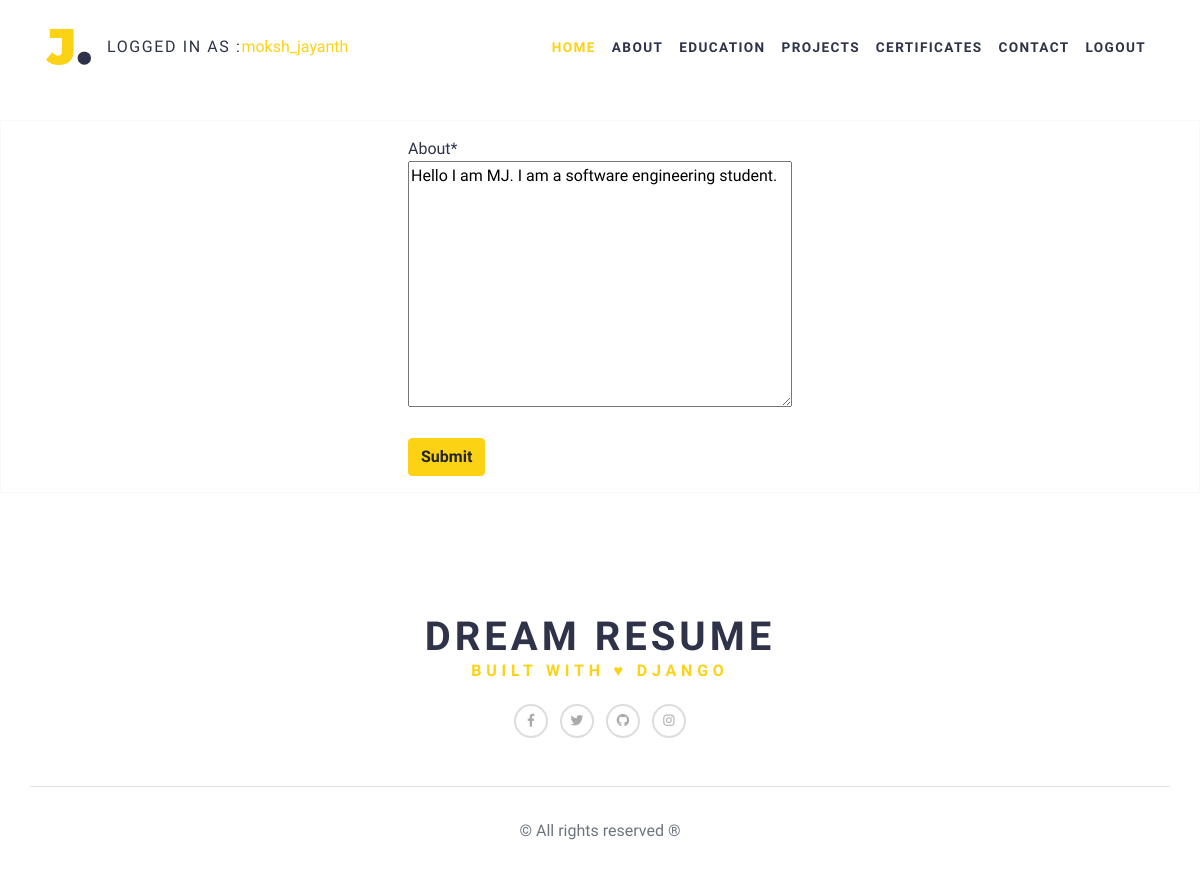
The page /form/aboutform/1 (signed in) on the database its author committed.
### content/models.py (models this page shows)
class User(AbstractUser):
    pass

class About(models.Model):
    user_profile = models.ForeignKey(UserProfile, on_delete=models.CASCADE)
    about = models.TextField()
    is_there = models.BooleanField(default=False)

### content/views.py (the view, shortened to what this page needs)
# urls.py: path('aboutform/<int:pk>', UpdateAbout.as_view(), name='update-about'),
class UpdateAbout(LoginRequiredMixin, UpdateView):
    template_name = "content/about_form.html"
    queryset = About.objects.all()
    form_class = AboutForm

### content/forms.py
class AboutForm(forms.ModelForm):
    class Meta:
        model = About
        fields = (
            'about',
        )

### content/templates/content/about_form.html (shortened to what this page needs)
{% extends "base.html" %}
{% load crispy_forms_tags %}
{% block content %}
<div class="border border-light p-3 mb-4">
<div class="d-flex align-items-center justify-content-center">
 <form method="post" novalidate>
    <div class="row">
      {{form|crispy}}
    </div>
    <br>
    <button type="submit" class="btn btn-primary">Submit</button>
  </form>
</div>
</div>
{% endblock content %}

### templates/header.html (shortened to what this page needs)
{% load static %}
<header class="header">
      <nav class="navbar navbar-light navbar-expand-lg fixed-top" id="navbar">
        <div class="container"><a class="navbar-brand" href=" "><img src="{% static 'img/logo.svg' %}" alt="" width="45"></a>
        {% if request.user.is_authenticated %}
        <span class="text-uppercase">Logged in as :</span> <span class="text-primary">{{request.user.username}}</span>
        {% endif %}
          <div class="collapse navbar-collapse" id="navbarSupportedContent">
            <ul class="navbar-nav ms-auto">
              <li class="nav-item"><a class="nav-link text-uppercase active" href="/#hero">Home <span class="sr-only">(current)</span></a></li>
              <li class="nav-item"><a class="nav-link text-uppercase" href="/#about">About</a></li>
              <li class="nav-item"><a class="nav-link text-uppercase" href="/#education">Education</a></li>
              <li class="nav-item"><a class="nav-link text-uppercase" href="/#experience">Projects</a></li>
              <li class="nav-item"><a class="nav-link text-uppercase" href="#expertise">Certificates</a></li>
              <li class="nav-item"><a class="nav-link text-uppercase" href="/#contact">Contact</a></li>
              {% if request.user.is_authenticated %}
              <li class="nav-item"><a class="nav-link text-uppercase" href={% url 'logout'  %}>Logout</a></li>
              {% else %}
              <li class="nav-item"><a class="nav-link text-uppercase" href={% url 'signup'  %}>Sign Up</a></li>
              {% endif %}
            </ul>
          </div>
        </div>
      </nav>
    </header>

### rows shown on the page
User: user.username "moksh_jayanth"
About: about "Hello I am MJ. I am a software engineering student."
